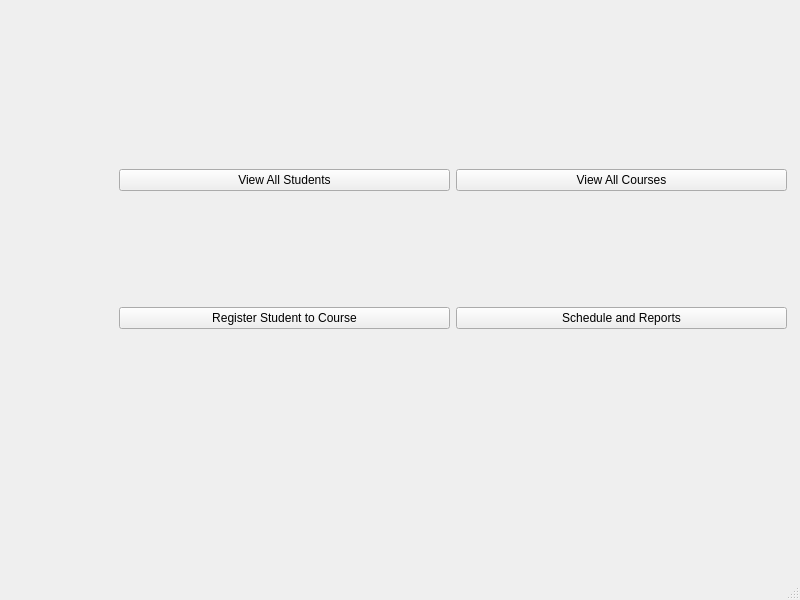
<?xml version="1.0" encoding="UTF-8"?>
<ui version="4.0">
 <class>MainWindow</class>
 <widget class="QMainWindow" name="MainWindow">
  <property name="geometry">
   <rect>
    <x>0</x>
    <y>0</y>
    <width>800</width>
    <height>600</height>
   </rect>
  </property>
  <property name="windowTitle">
   <string>MainWindow</string>
  </property>
  <widget class="QWidget" name="centralwidget">
   <widget class="QWidget" name="verticalLayoutWidget">
    <property name="geometry">
     <rect>
      <x>119</x>
      <y>59</y>
      <width>668</width>
      <height>381</height>
     </rect>
    </property>
    <layout class="QVBoxLayout" name="verticalLayout">
     <item>
      <layout class="QHBoxLayout" name="horizontalLayout">
       <item>
        <widget class="QPushButton" name="viewSButton">
         <property name="text">
          <string>View All Students</string>
         </property>
        </widget>
       </item>
       <item>
        <widget class="QPushButton" name="viewCButton">
         <property name="text">
          <string>View All Courses</string>
         </property>
        </widget>
       </item>
      </layout>
     </item>
     <item>
      <layout class="QHBoxLayout" name="horizontalLayout_5">
       <item>
        <widget class="QPushButton" name="registerButton">
         <property name="text">
          <string>Register Student to Course</string>
         </property>
        </widget>
       </item>
       <item>
        <widget class="QPushButton" name="viewRButtton">
         <property name="text">
          <string>Schedule and Reports</string>
         </property>
        </widget>
       </item>
      </layout>
     </item>
    </layout>
   </widget>
  </widget>
  <widget class="QMenuBar" name="menubar">
   <property name="geometry">
    <rect>
     <x>0</x>
     <y>0</y>
     <width>800</width>
     <height>37</height>
    </rect>
   </property>
  </widget>
  <widget class="QStatusBar" name="statusbar"/>
 </widget>
 <resources/>
 <connections/>
</ui>
